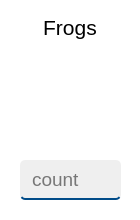
      <widget class="QFrame" name="frame_14">
       <property name="sizePolicy">
        <sizepolicy hsizetype="Fixed" vsizetype="Fixed">
         <horstretch>0</horstretch>
         <verstretch>0</verstretch>
        </sizepolicy>
       </property>
       <property name="minimumSize">
        <size>
         <width>140</width>
         <height>220</height>
        </size>
       </property>
       <property name="styleSheet">
        <string notr="true">background-color: white;
border-radius: 5px;</string>
       </property>
       <property name="frameShape">
        <enum>QFrame::StyledPanel</enum>
       </property>
       <property name="frameShadow">
        <enum>QFrame::Raised</enum>
       </property>
       <widget class="QLineEdit" name="frogs">
        <property name="geometry">
         <rect>
          <x>20</x>
          <y>160</y>
          <width>101</width>
          <height>40</height>
         </rect>
        </property>
        <property name="font">
         <font>
          <family>Yu Gothic UI</family>
          <pointsize>14</pointsize>
         </font>
        </property>
        <property name="styleSheet">
         <string notr="true">background-color: #EFEFEF;
border-style: solid;
border-width: 0 0 2px 0;
border-color: #004b88;
border-radius: 5px;
padding-left: 10px;</string>
        </property>
        <property name="placeholderText">
         <string>count</string>
        </property>
       </widget>
       <widget class="QLabel" name="label_15">
        <property name="geometry">
         <rect>
          <x>20</x>
          <y>10</y>
          <width>100</width>
          <height>30</height>
         </rect>
        </property>
        <property name="font">
         <font>
          <family>Yu Gothic UI</family>
          <pointsize>16</pointsize>
         </font>
        </property>
        <property name="text">
         <string>Frogs</string>
        </property>
        <property name="alignment">
         <set>Qt::AlignBottom|Qt::AlignHCenter</set>
        </property>
       </widget>
       <widget class="QLabel" name="label_30">
        <property name="geometry">
         <rect>
          <x>20</x>
          <y>50</y>
          <width>100</width>
          <height>100</height>
         </rect>
        </property>
        <property name="sizePolicy">
         <sizepolicy hsizetype="Fixed" vsizetype="Fixed">
          <horstretch>0</horstretch>
          <verstretch>0</verstretch>
         </sizepolicy>
        </property>
        <property name="minimumSize">
         <size>
          <width>100</width>
          <height>100</height>
         </size>
        </property>
        <property name="styleSheet">
         <string notr="true">QLabel {
    border-radius: 5px;
    border-image: url(:/img/img/frogs.png);
}</string>
        </property>
        <property name="text">
         <string/>
        </property>
        <property name="scaledContents">
         <bool>true</bool>
        </property>
       </widget>
      </widget>
